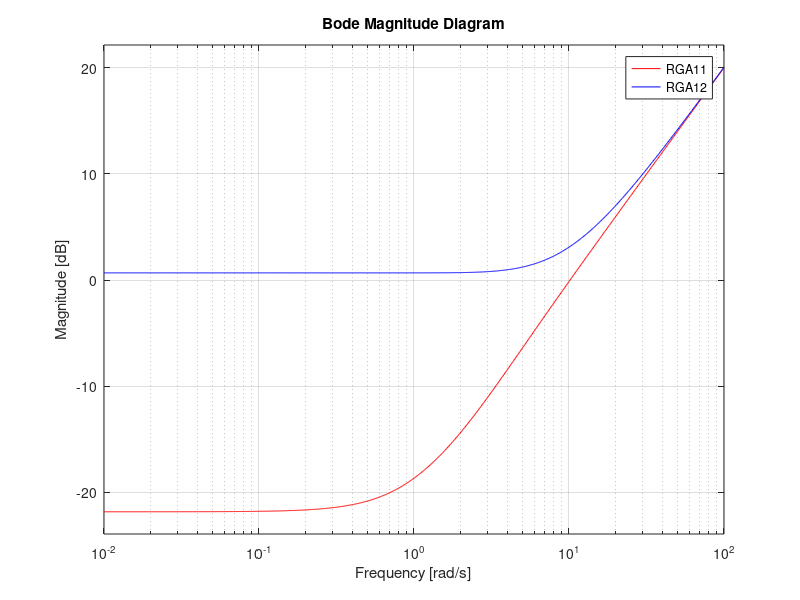

Reproduce this figure in MATLAB.
%%%%%%%%%%%%%%%%%%%%%%%%%%%%%%%%%%%%%%%%%%
%              RT2 Assistenz
%             Nicolas Lanzetti
%               16.06.2016
%%%%%%%%%%%%%%%%%%%%%%%%%%%%%%%%%%%%%%%%%%

close all
clear all
clc

s = tf('s');

P = [1/(s+1) 1/(s+10); 1/(s+4) 1/(s+3)];

RGA1 = minreal(+P(1,1)*P(2,2)/(P(1,1)*P(2,2)-P(1,2)*P(2,1)));
RGA2 = minreal(-P(1,2)*P(2,1)/(P(1,1)*P(2,2)-P(1,2)*P(2,1)));

figure(1)
bodemag(RGA2,'r',RGA1,'b')
legend('RGA11', 'RGA12')